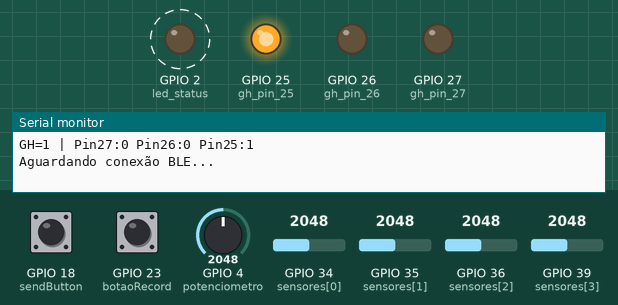
The sketch below on a simulated ESP32. On the bench: output pins drawn as LEDs (lit = HIGH), the last lines printed to the serial monitor. Dashed ring = blinking. Inputs (shaded band) come from the test bench; at power-on: GPIO 4 (potenciometro) = 2048, GPIO 18 (sendButton) HIGH, GPIO 23 (botaoRecord) LOW, GPIO 34 (sensores[0]) = 2048, GPIO 35 (sensores[1]) = 2048, GPIO 36 (sensores[2]) = 2048, GPIO 39 (sensores[3]) = 2048. Random numbers use the default seed unless the sketch sets one; nothing arrives over Bluetooth unless stated; a phone connects over Bluetooth LE 3 s after start.

Above: at 1.2 s.
1.3 s: GPIO 4 (potenciometro) set to 210
At 9.8 s:
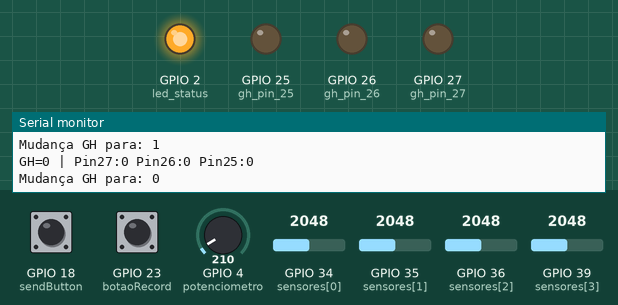
10.3 s: GPIO 4 (potenciometro) set to 1228
At 12.5 s:
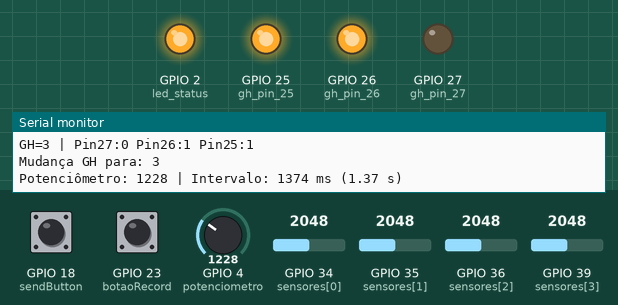
Timing chart, 0 to 14.3 s (numbered marks = the images above; inputs shaded):
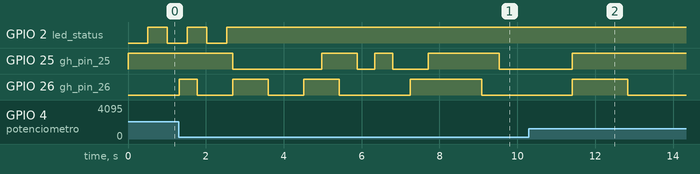

The sketch:

sketchBuildado.ino
```cpp
#include <Arduino.h>
#include <vector>
#include <cstdint>
#include <BLEDevice.h>
#include <BLEServer.h>
#include <BLEUtils.h>
#include <BLE2902.h>

// -------------------- Estrutura do Payload --------------------
struct __attribute__((packed)) PL {
  uint8_t sLed;      // ATUAL: Controle GH 2 bits (0-3) | FUTURO: 3 bits (0-7)
  int rSensor[4];    // ATUAL: 4 sensores | FUTURO: expandir para rSensor[6]
  uint32_t timeStamp;
};

// TODO: Estrutura expandida para futuras melhorias:
/*
struct __attribute__((packed)) PL_EXPANDIDO {
  uint8_t sLed;      // GH 3 bits (0-7)
  int rSensor[6];    // 6 sensores (pinos 34,35,36,39,33,32)
  uint32_t timeStamp;
};
*/

// -------------------- Definições --------------------
const int sensores[] = {34, 35, 36, 39};
// TODO: Para expansão de sensores, adicionar pinos 33 e 32:
// const int sensores[] = {34, 35, 36, 39, 33, 32};  // 6 sensores total
// CIRCUITO ELÉTRICO: Já preparado para receber os sensores nos pinos 33 e 32

// MODIFICADO: Pinos para controle GH (Gain/Hardware) - CONFIGURAÇÃO ATUAL: 2 BITS (0-3)
const int gh_pin_27 = 27;  // Sempre LOW (bit mais significativo fixo)
const int gh_pin_26 = 26;  // Bit 1 do controle GH
const int gh_pin_25 = 25;  // Bit 0 do controle GH

// TODO: Para expansão GH de 2 bits (0-3) para 3 bits (0-7):
// - Usar pino 27 como bit 2 ativo (não mais fixo em LOW)
// - Manter pinos 26 (bit 1) e 25 (bit 0)
// - Modificar função atualizarGH() para 3 bits
// - Alterar random(0, 4) para random(0, 8) no loop
// CONFIGURAÇÃO FUTURA 3 BITS:
// const int gh_pin_27 = 27;  // Bit 2 do controle GH (0-7)
// const int gh_pin_26 = 26;  // Bit 1 do controle GH
// const int gh_pin_25 = 25;  // Bit 0 do controle GH

const int botaoRecord = 23;
const int sendButton = 18;
const int led_status = 2;
const int potenciometro = 4;

bool deviceConnected = false;
bool oldDeviceConnected = false;
bool ledState = false;
unsigned long ultimoBlink = 0;
const unsigned long intervaloBlink = 500;

std::vector<PL> vetorRecord;
int val_sensor[4];  // ATUAL: 4 sensores | FUTURO: int val_sensor[6] para 6 sensores
uint32_t timestamp = 0;
uint8_t intLed = 0;  // ATUAL: GH 2 bits (0-3) | FUTURO: 3 bits (0-7)
unsigned long ultimaTroca = 0;

// Intervalo controlado pelo potenciômetro
unsigned long intervaloTroca = 1000;
const unsigned long minIntervalo = 250;   // 0.25s em ms
const unsigned long maxIntervalo = 4000;  // 4.0s em ms

BLEServer *pServer = nullptr;
BLECharacteristic *pCharacteristic = nullptr;

// -------------------- BLE UUIDs --------------------
#define SERVICE_UUID        "12345678-1234-1234-1234-1234567890ab"
#define CHARACTERISTIC_UUID "abcd1234-5678-90ab-cdef-1234567890ab"

// -------------------- Funções --------------------

// ATUAL: Controla pinos GH baseado no valor 0-3 (2 bits)
void atualizarGH(uint8_t valorGH) {
  // CONFIGURAÇÃO ATUAL - 2 BITS (0-3):
  // Pino 27 sempre LOW
  digitalWrite(gh_pin_27, LOW);

  // Pinos 26 e 25 controlam os 2 bits (0-3)
  digitalWrite(gh_pin_26, (valorGH >> 1) & 0x01);  // Bit 1
  digitalWrite(gh_pin_25, valorGH & 0x01);         // Bit 0

  // Debug: mostra estado dos pinos
  Serial.printf("GH=%d | Pin27:%d Pin26:%d Pin25:%d\n",
                valorGH,
                digitalRead(gh_pin_27),
                digitalRead(gh_pin_26),
                digitalRead(gh_pin_25));

  // TODO: EXPANSÃO PARA 3 BITS (0-7) - IMPLEMENTAÇÃO FUTURA:
  /*
  // CONFIGURAÇÃO FUTURA - 3 BITS (0-7):
  digitalWrite(gh_pin_27, (valorGH >> 2) & 0x01);  // Bit 2
  digitalWrite(gh_pin_26, (valorGH >> 1) & 0x01);  // Bit 1
  digitalWrite(gh_pin_25, valorGH & 0x01);         // Bit 0

  // Tabela de estados para 3 bits:
  // GH=0: 000 | GH=1: 001 | GH=2: 010 | GH=3: 011
  // GH=4: 100 | GH=5: 101 | GH=6: 110 | GH=7: 111
  */
}

// ATUAL: Lê 4 sensores
void lerSensores() {
  for (int i = 0; i < 4; i++) {
    val_sensor[i] = analogRead(sensores[i]);
  }

  // TODO: EXPANSÃO PARA 6 SENSORES - IMPLEMENTAÇÃO FUTURA:
  /*
  // Leitura expandida para 6 sensores (incluindo pinos 33 e 32):
  for (int i = 0; i < 6; i++) {
    val_sensor[i] = analogRead(sensores[i]);
  }
  // CIRCUITO: Pinos 33 e 32 já estão preparados eletricamente
  */
}

// Leitura e mapeamento do potenciômetro
void atualizarIntervaloTroca() {
  int valorPot = analogRead(potenciometro);  // Lê valor 0-4095 (12-bit ADC)

  // Mapeia o valor do potenciômetro (0-4095) para o intervalo (250-4000ms)
  intervaloTroca = map(valorPot, 0, 4095, minIntervalo, maxIntervalo);

  // Debug: imprime valores ocasionalmente para monitoramento
  static unsigned long ultimoDebug = 0;
  if (millis() - ultimoDebug >= 2000) {  // A cada 2 segundos
    Serial.printf("Potenciômetro: %d | Intervalo: %lu ms (%.2f s)\n",
                  valorPot, intervaloTroca, intervaloTroca / 1000.0);
    ultimoDebug = millis();
  }
}

void gravarPayload() {
  PL novoPayload;
  novoPayload.sLed = intLed;  // ATUAL: GH 2 bits (0-3) | FUTURO: 3 bits (0-7)
  novoPayload.timeStamp = timestamp;

  // ATUAL: Copia 4 sensores
  for (int i = 0; i < 4; i++) {
    novoPayload.rSensor[i] = val_sensor[i];
  }
  // TODO: Para 6 sensores, alterar loop para i < 6

  vetorRecord.push_back(novoPayload);

  Serial.printf("%lu: S1: %d | S2: %d | S3: %d | S4: %d | GH: %d\n",
                timestamp, val_sensor[0], val_sensor[1], val_sensor[2], val_sensor[3], intLed);
  // TODO: Para 6 sensores, adicionar S5 e S6 no printf

  Serial.printf("Tamanho Bytes: %d | Tamanho Vetor: %d\n",
                sizeof(PL) * vetorRecord.size(), vetorRecord.size());
}

void enviarPayloadsBLE() {
  if (!deviceConnected) return;

  size_t totalSize = vetorRecord.size() * sizeof(PL);
  if (totalSize == 0) return;

  const uint8_t *dataPtr = reinterpret_cast<const uint8_t *>(vetorRecord.data());
  const size_t mtu = 180;  // MTU prático para BLE
  for (size_t offset = 0; offset < totalSize; offset += mtu) {
    size_t chunkSize = min(mtu, totalSize - offset);
    pCharacteristic->setValue((uint8_t *)(dataPtr + offset), chunkSize);
    pCharacteristic->notify();
    delay(20); // Delay para garantir envio
  }

  Serial.println("Vetor enviado via BLE!");

  // OPCIONAL: Limpa vetor após envio para economizar memória
  // vetorRecord.clear();
}

// -------------------- Callbacks BLE --------------------
class MyServerCallbacks : public BLEServerCallbacks {
  void onConnect(BLEServer* pServer) {
    deviceConnected = true;
    Serial.println("Dispositivo conectado!");
  }

  void onDisconnect(BLEServer* pServer) {
    deviceConnected = false;
    Serial.println("Dispositivo desconectado!");
  }
};

// -------------------- Setup --------------------
void setup() {
  Serial.begin(115200);

  // Configuração dos pinos de sensores
  for (int i = 0; i < 4; i++) {
    pinMode(sensores[i], INPUT);
  }
  // TODO: Para expansão de sensores, descomentar:
  // pinMode(33, INPUT);  // Sensor 5 - circuito já preparado
  // pinMode(32, INPUT);  // Sensor 6 - circuito já preparado

  // MODIFICADO: Configuração dos pinos GH - ATUAL: 2 BITS (0-3)
  pinMode(gh_pin_27, OUTPUT);  // ATUAL: Sempre LOW | FUTURO: Bit 2 ativo
  pinMode(gh_pin_26, OUTPUT);  // Bit 1 do GH
  pinMode(gh_pin_25, OUTPUT);  // Bit 0 do GH

  // Configuração outros pinos
  pinMode(botaoRecord, INPUT);
  pinMode(sendButton, INPUT);
  pinMode(led_status, OUTPUT);
  pinMode(potenciometro, INPUT);

  // MODIFICADO: Inicializa GH com valor 1 (01 em binário)
  intLed = 1;
  atualizarGH(intLed);

  // Leitura inicial do potenciômetro
  atualizarIntervaloTroca();

  // Configuração BLE
  BLEDevice::init("ESP32-SENSOR-SERVER");
  pServer = BLEDevice::createServer();
  pServer->setCallbacks(new MyServerCallbacks());

  BLEService *pService = pServer->createService(SERVICE_UUID);
  pCharacteristic = pService->createCharacteristic(
    CHARACTERISTIC_UUID,
    BLECharacteristic::PROPERTY_NOTIFY
  );
  pCharacteristic->addDescriptor(new BLE2902());

  pService->start();
  pServer->getAdvertising()->start();
  Serial.println("Aguardando conexão BLE...");
}

// -------------------- Loop --------------------
void loop() {
  unsigned long agora = millis();

  // Atualiza intervalo baseado no potenciômetro
  atualizarIntervaloTroca();

  // Reinicia advertising quando desconecta
  if (!deviceConnected && oldDeviceConnected) {
    delay(500); // Pequeno delay antes de reiniciar
    pServer->startAdvertising();
    Serial.println("Reiniciando advertising BLE...");
    oldDeviceConnected = deviceConnected;
  }

  // Atualiza estado da conexão
  if (deviceConnected && !oldDeviceConnected) {
    oldDeviceConnected = deviceConnected;
    Serial.println("Cliente conectado!");
  }

  // Piscar LED de status se desconectado, caso contrário LED fixo aceso
  if (deviceConnected) {
    digitalWrite(led_status, HIGH);
  } else {
    if (agora - ultimoBlink >= intervaloBlink) {
      ledState = !ledState;
      digitalWrite(led_status, ledState);
      ultimoBlink = agora;
    }
  }

  // MODIFICADO: Alternar valor GH (0-3) com intervalo dinâmico
  if (agora - ultimaTroca >= intervaloTroca) {
    intLed = random(0, 4);  // ATUAL: Gera valores 0-3 (2 bits)
    // TODO: Para GH 3 bits, alterar para: intLed = random(0, 8);

    atualizarGH(intLed);    // Atualiza pinos GH
    ultimaTroca = agora;

    Serial.printf("Mudança GH para: %d\n", intLed);
  }

  // Lê sensores continuamente - ATUAL: 4 sensores
  lerSensores();
  // TODO: Com 6 sensores, lerSensores() já lerá automaticamente pelos arrays expandidos

  // Gravar payload somente se botão de gravar estiver pressionado
  if (digitalRead(botaoRecord) == HIGH) {
    gravarPayload();
  }

  // Enviar vetor somente se botão enviar estiver pressionado
  if (digitalRead(sendButton) == LOW) {
    enviarPayloadsBLE();
  }

  timestamp++;
  delay(50);
}
```
